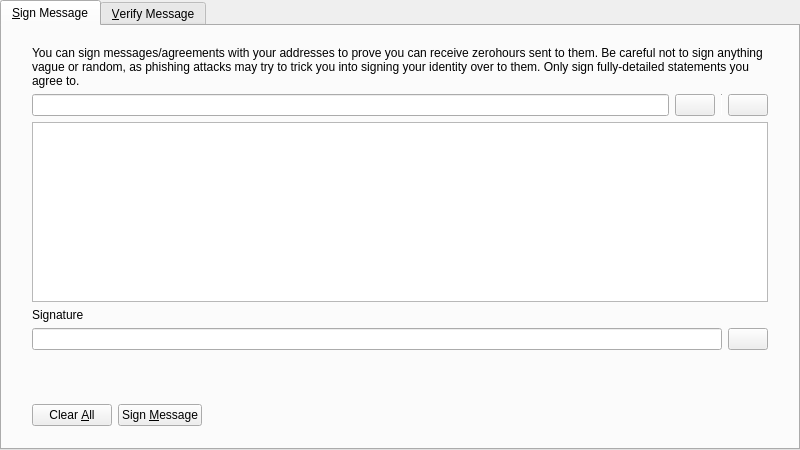
<?xml version="1.0" encoding="UTF-8"?>
<ui version="4.0">
 <class>SignVerifyMessageDialog</class>
 <widget class="QDialog" name="SignVerifyMessageDialog">
  <property name="geometry">
   <rect>
    <x>0</x>
    <y>0</y>
    <width>800</width>
    <height>450</height>
   </rect>
  </property>
  <property name="windowTitle">
   <string>Signatures - Sign / Verify a Message</string>
  </property>
  <property name="modal">
   <bool>true</bool>
  </property>
  <layout class="QVBoxLayout" name="verticalLayout">
   <property name="leftMargin">
    <number>0</number>
   </property>
   <property name="topMargin">
    <number>0</number>
   </property>
   <property name="rightMargin">
    <number>0</number>
   </property>
   <property name="bottomMargin">
    <number>0</number>
   </property>
   <item>
    <widget class="QTabWidget" name="tabWidget">
     <property name="currentIndex">
      <number>0</number>
     </property>
     <widget class="QWidget" name="tabSignMessage">
      <attribute name="title">
       <string>&amp;Sign Message</string>
      </attribute>
      <layout class="QVBoxLayout" name="verticalLayout_SM">
       <property name="leftMargin">
        <number>0</number>
       </property>
       <property name="topMargin">
        <number>0</number>
       </property>
       <property name="rightMargin">
        <number>0</number>
       </property>
       <property name="bottomMargin">
        <number>0</number>
       </property>
       <item>
        <layout class="QVBoxLayout" name="verticalLayout_3">
         <property name="leftMargin">
          <number>30</number>
         </property>
         <property name="topMargin">
          <number>20</number>
         </property>
         <property name="rightMargin">
          <number>30</number>
         </property>
         <property name="bottomMargin">
          <number>20</number>
         </property>
         <item>
          <widget class="QLabel" name="infoLabel_SM">
           <property name="text">
            <string>You can sign messages/agreements with your addresses to prove you can receive zerohours sent to them. Be careful not to sign anything vague or random, as phishing attacks may try to trick you into signing your identity over to them. Only sign fully-detailed statements you agree to.</string>
           </property>
           <property name="textFormat">
            <enum>Qt::PlainText</enum>
           </property>
           <property name="wordWrap">
            <bool>true</bool>
           </property>
          </widget>
         </item>
         <item>
          <layout class="QHBoxLayout" name="horizontalLayout_1_SM">
           <property name="spacing">
            <number>6</number>
           </property>
           <item>
            <widget class="QValidatedLineEdit" name="addressIn_SM">
             <property name="toolTip">
              <string>The ZHCASH address to sign the message with</string>
             </property>
            </widget>
           </item>
           <item>
            <widget class="QPushButton" name="addressBookButton_SM">
             <property name="toolTip">
              <string>Choose previously used address</string>
             </property>
             <property name="text">
              <string/>
             </property>
             <property name="icon">
              <iconset resource="../bitcoin.qrc">
               <normaloff>:/icons/address-book</normaloff>:/icons/address-book</iconset>
             </property>
             <property name="shortcut">
              <string>Alt+A</string>
             </property>
             <property name="autoDefault">
              <bool>false</bool>
             </property>
            </widget>
           </item>
           <item>
            <widget class="Line" name="vLine">
             <property name="maximumSize">
              <size>
               <width>1</width>
               <height>22</height>
              </size>
             </property>
             <property name="orientation">
              <enum>Qt::Vertical</enum>
             </property>
            </widget>
           </item>
           <item>
            <widget class="QPushButton" name="pasteButton_SM">
             <property name="toolTip">
              <string>Paste address from clipboard</string>
             </property>
             <property name="text">
              <string/>
             </property>
             <property name="icon">
              <iconset resource="../bitcoin.qrc">
               <normaloff>:/icons/editpaste</normaloff>:/icons/editpaste</iconset>
             </property>
             <property name="shortcut">
              <string>Alt+P</string>
             </property>
             <property name="autoDefault">
              <bool>false</bool>
             </property>
            </widget>
           </item>
          </layout>
         </item>
         <item>
          <widget class="QPlainTextEdit" name="messageIn_SM">
           <property name="toolTip">
            <string>Enter the message you want to sign here</string>
           </property>
          </widget>
         </item>
         <item>
          <widget class="QLabel" name="signatureLabel_SM">
           <property name="text">
            <string>Signature</string>
           </property>
           <property name="textFormat">
            <enum>Qt::PlainText</enum>
           </property>
          </widget>
         </item>
         <item>
          <layout class="QHBoxLayout" name="horizontalLayout_2_SM">
           <property name="spacing">
            <number>6</number>
           </property>
           <item>
            <widget class="QLineEdit" name="signatureOut_SM">
             <property name="font">
              <font>
               <italic>true</italic>
              </font>
             </property>
             <property name="readOnly">
              <bool>true</bool>
             </property>
            </widget>
           </item>
           <item>
            <widget class="QPushButton" name="copySignatureButton_SM">
             <property name="toolTip">
              <string>Copy the current signature to the system clipboard</string>
             </property>
             <property name="text">
              <string/>
             </property>
             <property name="icon">
              <iconset resource="../bitcoin.qrc">
               <normaloff>:/icons/editcopy</normaloff>:/icons/editcopy</iconset>
             </property>
             <property name="autoDefault">
              <bool>false</bool>
             </property>
            </widget>
           </item>
          </layout>
         </item>
        </layout>
       </item>
       <item>
        <widget class="QWidget" name="buttonsContainerWhite" native="true">
         <layout class="QHBoxLayout" name="horizontalLayout">
          <property name="leftMargin">
           <number>30</number>
          </property>
          <property name="topMargin">
           <number>15</number>
          </property>
          <property name="rightMargin">
           <number>30</number>
          </property>
          <item>
           <widget class="QPushButton" name="clearButton_SM">
            <property name="toolTip">
             <string>Reset all sign message fields</string>
            </property>
            <property name="text">
             <string>Clear &amp;All</string>
            </property>
            <property name="icon">
             <iconset resource="../bitcoin.qrc">
              <normaloff>:/icons/remove</normaloff>:/icons/remove</iconset>
            </property>
            <property name="autoDefault">
             <bool>false</bool>
            </property>
           </widget>
          </item>
          <item>
           <widget class="QPushButton" name="signMessageButton_SM">
            <property name="toolTip">
             <string>Sign the message to prove you own this ZHCASH address</string>
            </property>
            <property name="text">
             <string>Sign &amp;Message</string>
            </property>
            <property name="icon">
             <iconset resource="../bitcoin.qrc">
              <normaloff>:/icons/edit</normaloff>:/icons/edit</iconset>
            </property>
            <property name="autoDefault">
             <bool>false</bool>
            </property>
           </widget>
          </item>
          <item>
           <spacer name="horizontalSpacer_1_SM">
            <property name="orientation">
             <enum>Qt::Horizontal</enum>
            </property>
            <property name="sizeHint" stdset="0">
             <size>
              <width>40</width>
              <height>48</height>
             </size>
            </property>
           </spacer>
          </item>
          <item>
           <widget class="QLabel" name="statusLabel_SM">
            <property name="font">
             <font>
              <weight>75</weight>
              <bold>true</bold>
             </font>
            </property>
            <property name="text">
             <string/>
            </property>
            <property name="wordWrap">
             <bool>true</bool>
            </property>
           </widget>
          </item>
          <item>
           <spacer name="horizontalSpacer_2_SM">
            <property name="orientation">
             <enum>Qt::Horizontal</enum>
            </property>
            <property name="sizeHint" stdset="0">
             <size>
              <width>40</width>
              <height>48</height>
             </size>
            </property>
           </spacer>
          </item>
         </layout>
        </widget>
       </item>
      </layout>
     </widget>
     <widget class="QWidget" name="tabVerifyMessage">
      <attribute name="title">
       <string>&amp;Verify Message</string>
      </attribute>
      <layout class="QVBoxLayout" name="verticalLayout_VM">
       <property name="leftMargin">
        <number>0</number>
       </property>
       <property name="topMargin">
        <number>0</number>
       </property>
       <property name="rightMargin">
        <number>0</number>
       </property>
       <property name="bottomMargin">
        <number>0</number>
       </property>
       <item>
        <layout class="QVBoxLayout" name="verticalLayout_2">
         <property name="leftMargin">
          <number>30</number>
         </property>
         <property name="topMargin">
          <number>20</number>
         </property>
         <property name="rightMargin">
          <number>30</number>
         </property>
         <property name="bottomMargin">
          <number>20</number>
         </property>
         <item>
          <widget class="QLabel" name="infoLabel_VM">
           <property name="text">
            <string>Enter the receiver's address, message (ensure you copy line breaks, spaces, tabs, etc. exactly) and signature below to verify the message. Be careful not to read more into the signature than what is in the signed message itself, to avoid being tricked by a man-in-the-middle attack. Note that this only proves the signing party receives with the address, it cannot prove sendership of any transaction!</string>
           </property>
           <property name="textFormat">
            <enum>Qt::PlainText</enum>
           </property>
           <property name="alignment">
            <set>Qt::AlignLeading|Qt::AlignLeft|Qt::AlignTop</set>
           </property>
           <property name="wordWrap">
            <bool>true</bool>
           </property>
          </widget>
         </item>
         <item>
          <layout class="QHBoxLayout" name="horizontalLayout_1_VM">
           <property name="spacing">
            <number>6</number>
           </property>
           <item>
            <widget class="QValidatedLineEdit" name="addressIn_VM">
             <property name="toolTip">
              <string>The ZHCASH address the message was signed with</string>
             </property>
            </widget>
           </item>
           <item>
            <widget class="QPushButton" name="addressBookButton_VM">
             <property name="toolTip">
              <string>Choose previously used address</string>
             </property>
             <property name="text">
              <string/>
             </property>
             <property name="icon">
              <iconset resource="../bitcoin.qrc">
               <normaloff>:/icons/address-book</normaloff>:/icons/address-book</iconset>
             </property>
             <property name="shortcut">
              <string>Alt+A</string>
             </property>
             <property name="autoDefault">
              <bool>false</bool>
             </property>
            </widget>
           </item>
          </layout>
         </item>
         <item>
          <widget class="QPlainTextEdit" name="messageIn_VM"/>
         </item>
         <item>
          <widget class="QValidatedLineEdit" name="signatureIn_VM"/>
         </item>
        </layout>
       </item>
       <item>
        <widget class="QWidget" name="buttonsContainerWhite_" native="true">
         <layout class="QHBoxLayout" name="horizontalLayout_2">
          <property name="leftMargin">
           <number>30</number>
          </property>
          <property name="topMargin">
           <number>15</number>
          </property>
          <property name="rightMargin">
           <number>30</number>
          </property>
          <item>
           <widget class="QPushButton" name="clearButton_VM">
            <property name="toolTip">
             <string>Reset all verify message fields</string>
            </property>
            <property name="text">
             <string>Clear &amp;All</string>
            </property>
            <property name="icon">
             <iconset resource="../bitcoin.qrc">
              <normaloff>:/icons/remove</normaloff>:/icons/remove</iconset>
            </property>
            <property name="autoDefault">
             <bool>false</bool>
            </property>
           </widget>
          </item>
          <item>
           <widget class="QPushButton" name="verifyMessageButton_VM">
            <property name="toolTip">
             <string>Verify the message to ensure it was signed with the specified ZHCASH address</string>
            </property>
            <property name="text">
             <string>Verify &amp;Message</string>
            </property>
            <property name="icon">
             <iconset resource="../bitcoin.qrc">
              <normaloff>:/icons/transaction_0</normaloff>:/icons/transaction_0</iconset>
            </property>
            <property name="autoDefault">
             <bool>false</bool>
            </property>
           </widget>
          </item>
          <item>
           <spacer name="horizontalSpacer_1_VM">
            <property name="orientation">
             <enum>Qt::Horizontal</enum>
            </property>
            <property name="sizeHint" stdset="0">
             <size>
              <width>40</width>
              <height>48</height>
             </size>
            </property>
           </spacer>
          </item>
          <item>
           <widget class="QLabel" name="statusLabel_VM">
            <property name="font">
             <font>
              <weight>75</weight>
              <bold>true</bold>
             </font>
            </property>
            <property name="text">
             <string/>
            </property>
            <property name="wordWrap">
             <bool>true</bool>
            </property>
           </widget>
          </item>
          <item>
           <spacer name="horizontalSpacer_2_VM">
            <property name="orientation">
             <enum>Qt::Horizontal</enum>
            </property>
            <property name="sizeHint" stdset="0">
             <size>
              <width>40</width>
              <height>48</height>
             </size>
            </property>
           </spacer>
          </item>
         </layout>
        </widget>
       </item>
      </layout>
     </widget>
    </widget>
   </item>
  </layout>
 </widget>
 <customwidgets>
  <customwidget>
   <class>QValidatedLineEdit</class>
   <extends>QLineEdit</extends>
   <header>qt/qvalidatedlineedit.h</header>
  </customwidget>
 </customwidgets>
 <resources>
  <include location="../bitcoin.qrc"/>
 </resources>
 <connections/>
</ui>
